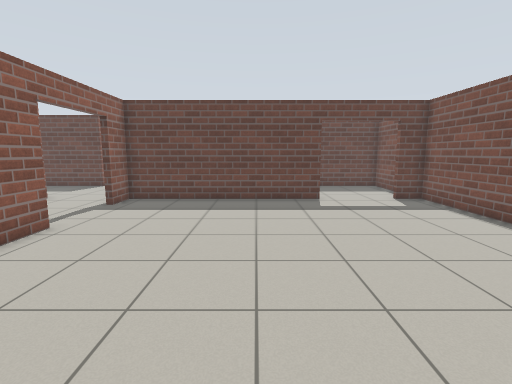
view 1 (above)

17 first-person views from a walk through a Gazebo world. The camera is 1.2 m above the floor, tilts 8° down and sees 85° across. Floor lines are 1 m apart. The floor is counted in squares, 0.5 m on a side. Each view is taken from the middle of a square. On the plan, view 1 faces up. The plan holds only what a view shows up to about 18 squares ahead; the rest is blank. Some stock models are drawn as simple stand-ins.

view 2
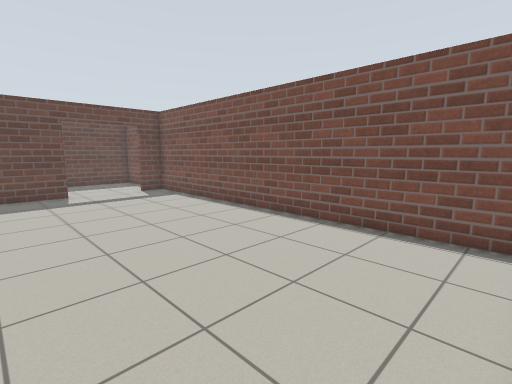

view 3
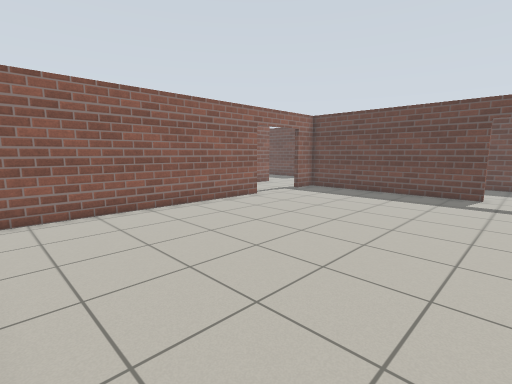

view 4
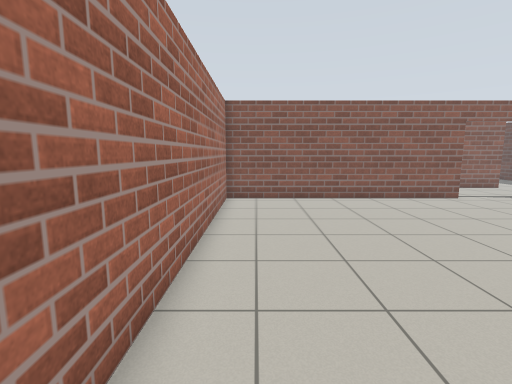

view 5
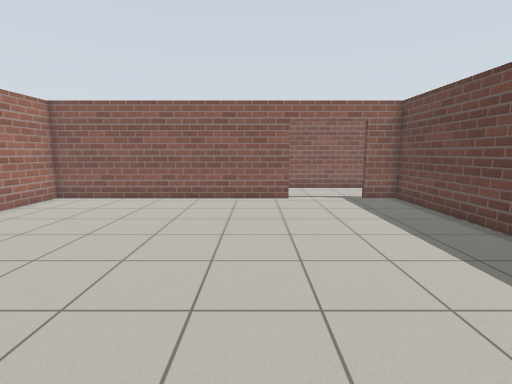

view 6
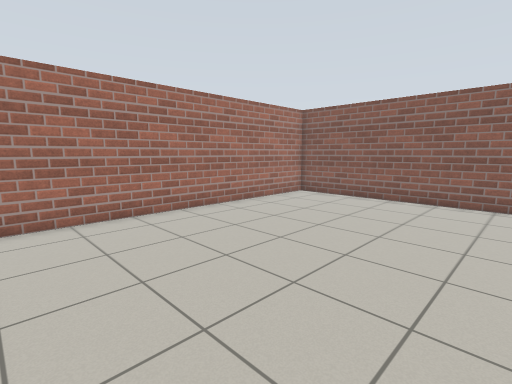

view 7
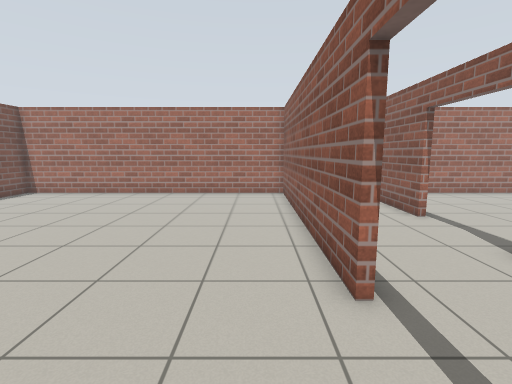

view 8
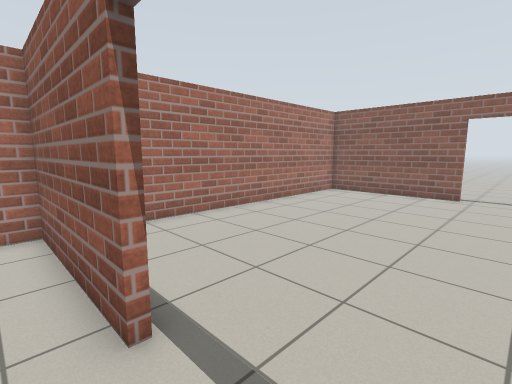

view 9
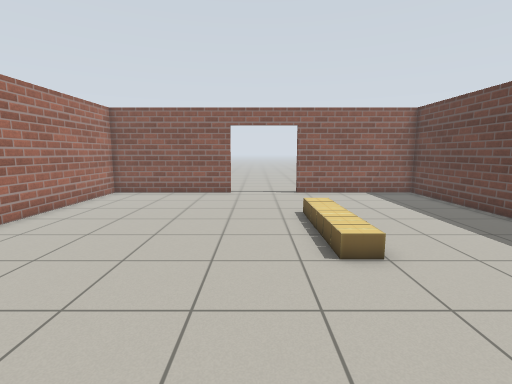

view 10
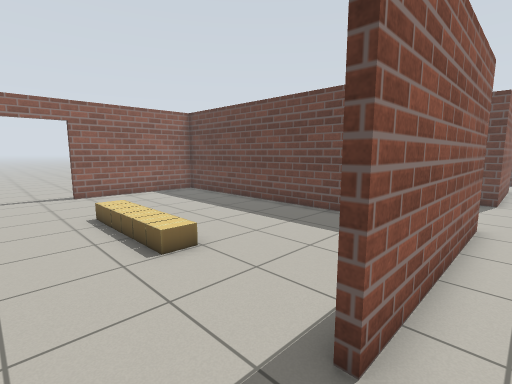

view 11
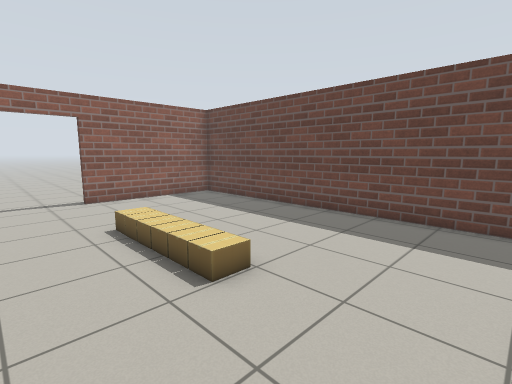

view 12
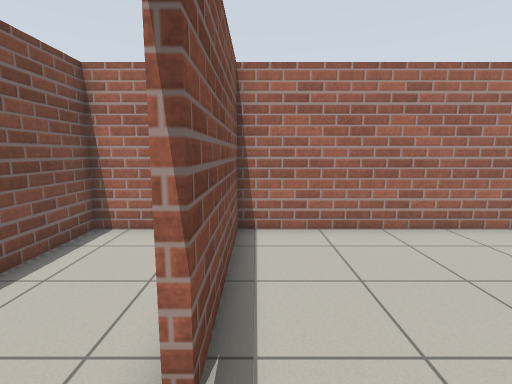

view 13
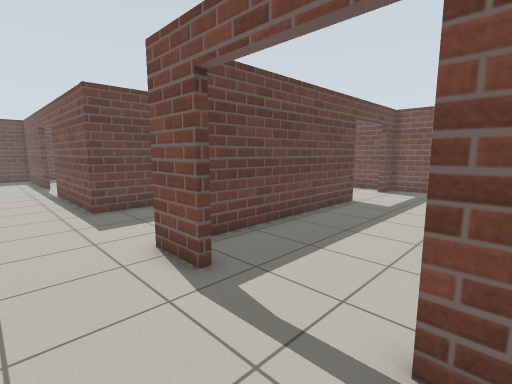

view 14
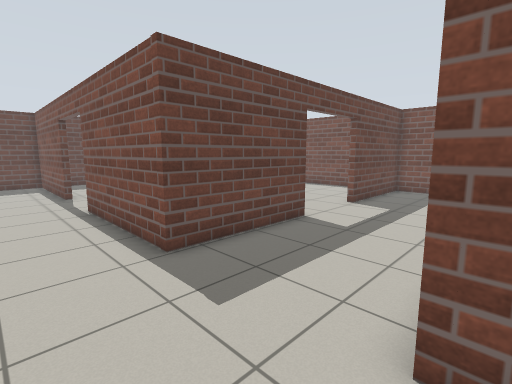

view 15
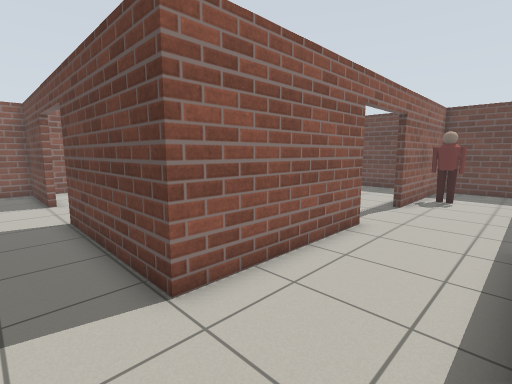

view 16
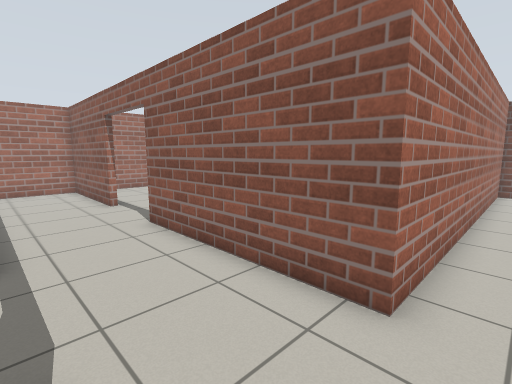

view 17
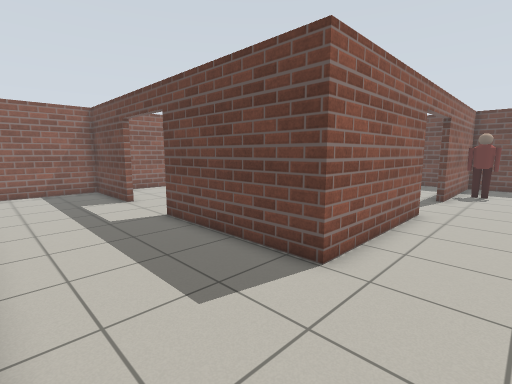

### Floor plan
Points are (right, up) in squares from view 1. A wall is a line through its corners. A room is listed if a view was taken in it or the views show most of it. See-through windows are left out.
Room 1 (views 1, 2, 3, 4, 5, 6, 7)
walls: (-6.6, 8.7) (-6.6, -3.6) (8.7, -3.6) (8.7, 14.4) (7.3, 14.4); (3.4, 14.4) (-6.6, 14.4) (-6.6, 12.7)
ways out: open door at (-7, 10.5) to room 2; open door at (5.5, 14.5) to room 2
Room 2 (views 8, 9, 10, 13, 14, 15, 16, 17)
walls: (-6.9, 12.7) (-6.9, 14.7); (-1.1, 20.1) (-6.9, 20.1) (-6.9, 26.9); (-6.9, 7.9) (-6.9, 8.7); (-11.1, 27.1) (-11.1, 20.1) (-18, 20.1); (-22, 20.1) (-26.7, 20.1) (-26.7, 14.7) (-11.1, 14.7) (-11.1, 6.6); (-6.9, 30.7) (-6.9, 36.7); (-11.1, 2.7) (-11.1, -3.6) (-6.9, -3.6) (-6.9, -0.3); (8.7, 17.4) (8.7, 20.1) (2.8, 20.1); (-7.8, 37.8) (-11.1, 37.8) (-11.1, 31)
ways out: open door at (-7, 10.5) to room 1; open door at (5.5, 14.5) to room 1; open door at (-11, 4.5) to room 3; open door at (-20, 20); open door at (-11, 29); open door at (-7, 28.5); open door at (0.5, 20)
objects: person (-10, 34) to (-9, 34)
Room 3 (views 11, 12)
walls: (-26.7, 3.5) (-26.7, -3.6) (-11.4, -3.6) (-11.4, 2.7); (-12.2, 14.4) (-26.7, 14.4) (-26.7, 7.5)
ways out: open door at (-11, 4.5) to room 2; open door at (-27, 5.5)
objects: cardboard box (-21, 7) to (-21, 8); cardboard box (-20, 7) to (-20, 8); cardboard box (-19, 7) to (-19, 8); cardboard box (-18, 7) to (-18, 8); cardboard box (-17, 7) to (-16, 8)

Positions as (right, up) in squares from view 1, and headings:
1: (0, 0), facing up
2: (0, -3), facing up-right
3: (5, -3), facing up-left
4: (8, -2), facing left
5: (8, 7), facing left
6: (8, 7), facing down-left
7: (-5, 13), facing down
8: (-10, 6), facing down-left
9: (-10, 5), facing left
10: (-10, 4), facing up-left
11: (-12, 4), facing up-left
12: (-12, 5), facing down
13: (-10, 8), facing up-right
14: (-10, 14), facing up-right
15: (-7, 18), facing up-left
16: (-7, 16), facing down-left
17: (-8, 15), facing up-left
